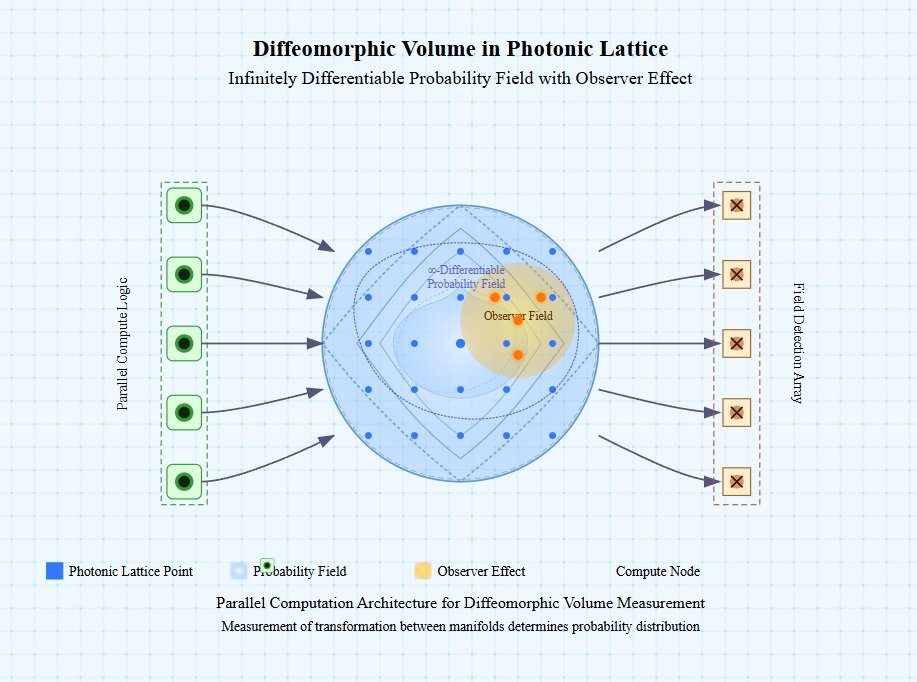
#> input picture GqI7ypXbcAEfdGT.jpg, 917 x 682 px
$ python -i occlusion.py   (imports and definitions only)
#> lines starting #> are read from the running program, lines starting #| are printed output that depends on the picture; after the words box and inside, x2 and y2 are one past the last pixel; in counts of white or black regions, pixels touching at a corner belong together
#> further down, picture is the input picture: shape (682, 917, 3); mean B, G, R 245.9, 238.5, 227.1
import cv2
import numpy as np
import time
import matplotlib.pyplot as plt
from matplotlib.animation import FuncAnimation
from collections import deque
import threading

# Maximum number of data points to store for the chart
MAX_DATA_POINTS = 100

# Global variables for data sharing between threads
occlusion_data = deque(maxlen=MAX_DATA_POINTS)
timestamps = deque(maxlen=MAX_DATA_POINTS)
running = True
start_time = time.time()

# Define figure and axes as global variables
fig, ax = plt.subplots(figsize=(10, 6))
line, = ax.plot([], [], 'b-', lw=2)

# Window size for moving average of occlusion data
WINDOW_SIZE = 50
averaged_occlusion_data = deque(maxlen=MAX_DATA_POINTS)

# [34 lines left out: function detect_sphere, not called in this run]

def detect_lattice_points(frame):
    """Detect bright points in the frame that could represent a photonic lattice."""
    # Convert to grayscale
    gray = cv2.cvtColor(frame, cv2.COLOR_BGR2GRAY)
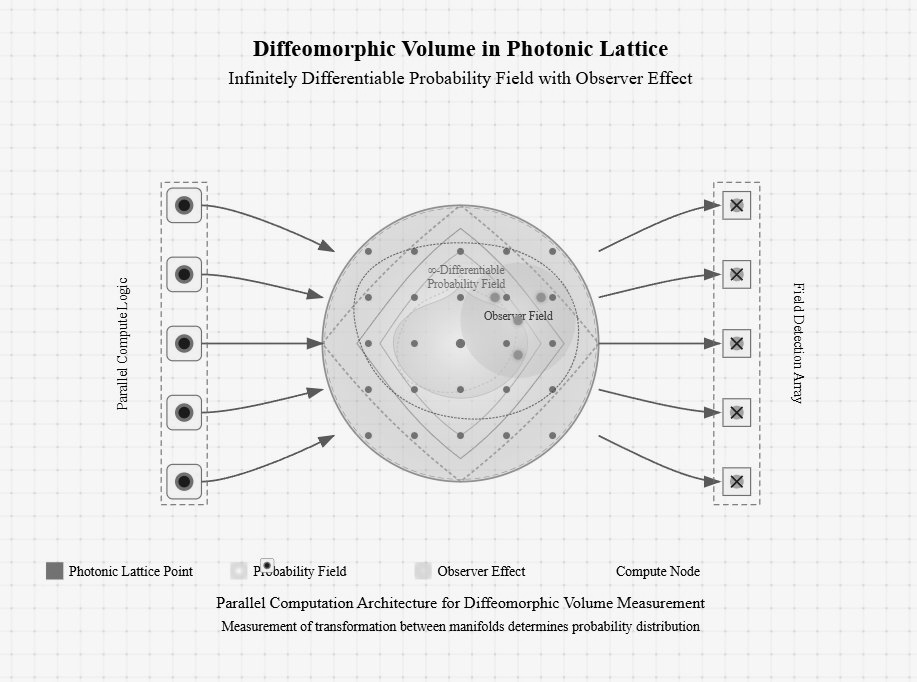
#> gray: shape (682, 917); min 0, max 255, mean 236

    # Apply adaptive thresholding to identify bright spots
    _, thresh = cv2.threshold(gray, 200, 255, cv2.THRESH_BINARY)
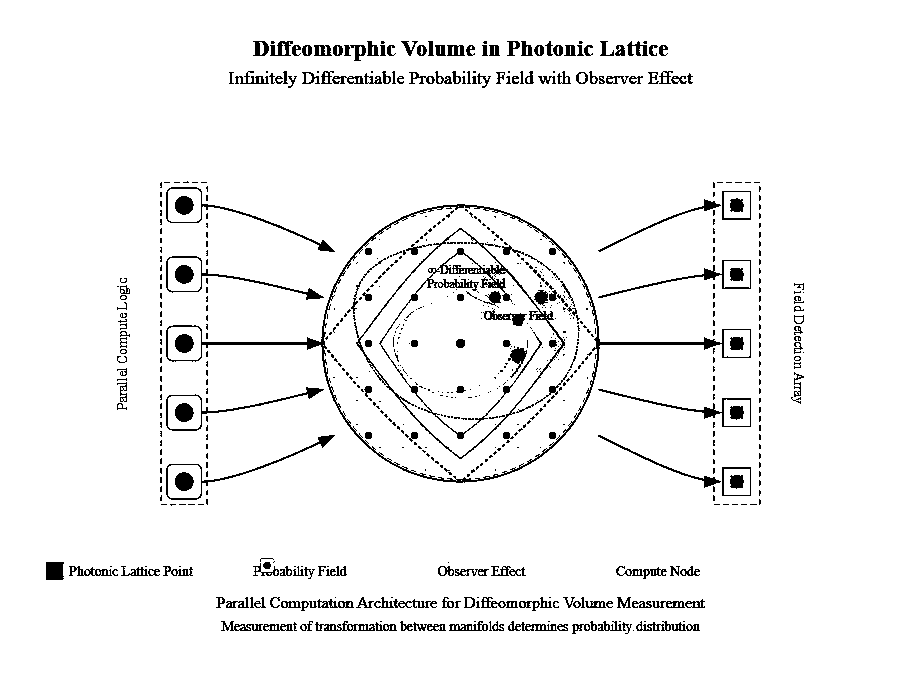
#> thresh: shape (682, 917); 95.2% white; 707 black regions (498 under 20 px), largest, box (x1, y1, x2, y2) and area: (166, 204, 751, 483) 3570, (354, 228, 565, 459) 2947, (166, 187, 335, 252) 577

    # Apply morphological operations to isolate individual points
    kernel = np.ones((3, 3), np.uint8)
    opening = cv2.morphologyEx(thresh, cv2.MORPH_OPEN, kernel, iterations=2)
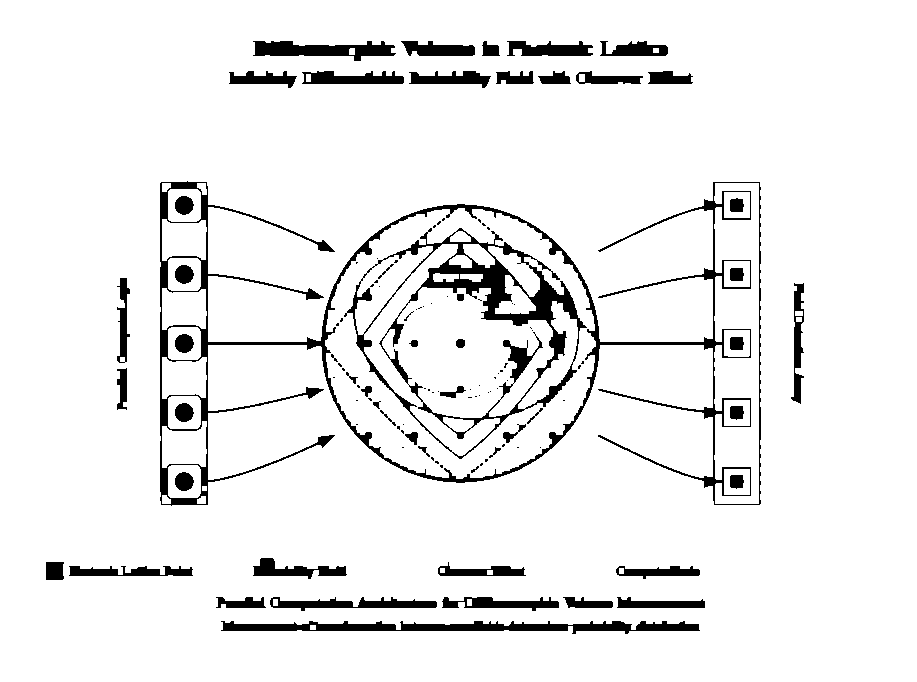
#> opening: shape (682, 917); 92.8% white; 118 black regions (64 under 20 px), largest, box (x1, y1, x2, y2) and area: (160, 181, 761, 506) 12888, (344, 228, 587, 459) 8443, (221, 621, 700, 634) 3442

    # Find contours of bright regions
    contours, _ = cv2.findContours(opening, cv2.RETR_EXTERNAL, cv2.CHAIN_APPROX_SIMPLE)
#> contours = [[[0, 0], [0, 681], [916, 681], [916, 0]]]

    # Extract centers of small contours (likely to be lattice points)
    lattice_points = []
    for contour in contours:
        # Calculate contour area to filter out large objects
        area = cv2.contourArea(contour)
        if area < 100:  # Only consider small bright spots
            M = cv2.moments(contour)
            if M["m00"] != 0:
                cx = int(M["m10"] / M["m00"])
                cy = int(M["m01"] / M["m00"])
                lattice_points.append((cx, cy))
#> this loop made 1 pass
#> (contour, area) on pass 1: ([[0, 0], [0, 681], [916, 681], [916, 0]], 623796)
#> after the loop, lattice_points = []

    return lattice_points

# [219 lines left out: functions calculate_occlusion, run_video_processing, init_chart, update_chart, main, not called in this run]

# [2 lines not run here, left out]

>>> import cv2
>>> picture = cv2.imread('GqI7ypXbcAEfdGT.jpg')
>>> result = detect_lattice_points(picture)
#> result = []
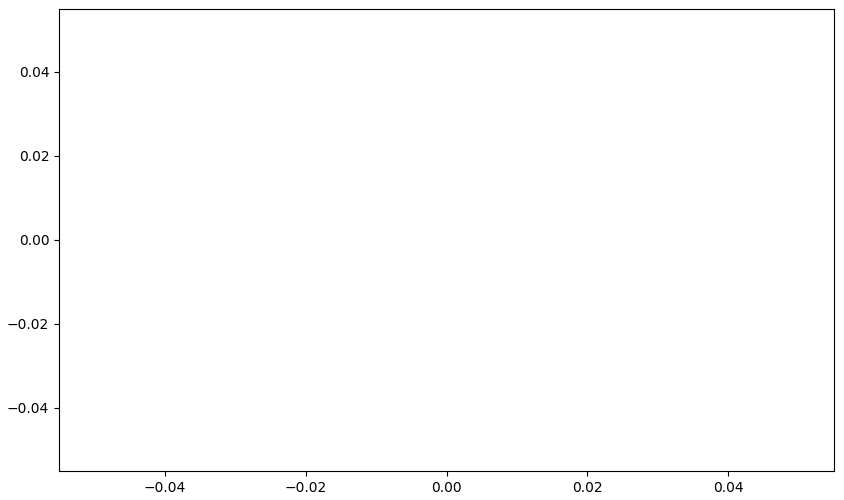
#> figure drawn by matplotlib, 1 panel

$ run again, on GqJHzrzbIAAcJWj.jpg
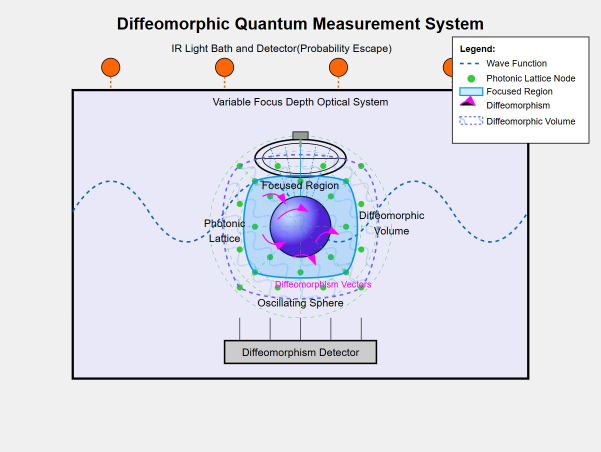
#> input picture GqJHzrzbIAAcJWj.jpg, 1201 x 903 px (shown at 1/2 size)
#> picture is the input picture: shape (903, 1201, 3); mean B, G, R 233.9, 225, 224.6
#> in detect_lattice_points, `_, thresh = cv2.threshold(gray, 200, 255, cv2.THRESH_BINARY)`:
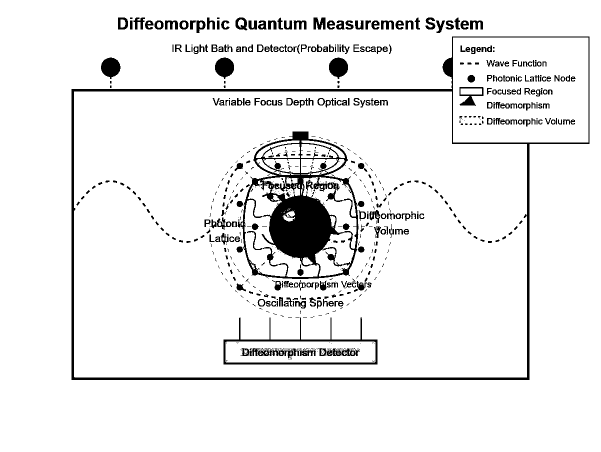
#> thresh: shape (903, 1201) (shown at 1/2 size); 92.8% white; 699 black regions (343 under 20 px), largest, box (x1, y1, x2, y2) and area: (475, 263, 717, 558) 23351, (143, 73, 1179, 760) 16412, (447, 635, 755, 729) 3332
#> in detect_lattice_points, `opening = cv2.morphologyEx(thresh, cv2.MORPH_OPEN, kernel, iterations=2)`:
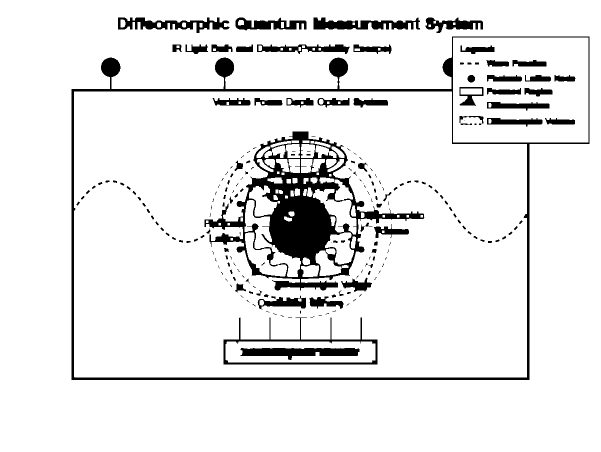
#> opening: shape (903, 1201) (shown at 1/2 size); 91.2% white; 206 black regions (75 under 20 px), largest, box (x1, y1, x2, y2) and area: (409, 263, 849, 582) 33865, (143, 73, 1179, 760) 20176, (480, 696, 719, 720) 3607
#> contours = [[[0, 0], [0, 902], [1200, 902], [1200, 0]]]
#> the loop in detect_lattice_points, `for contour in contours:` made 1 pass
#> (contour, area) on pass 1: ([[0, 0], [0, 902], [1200, 902], [1200, 0]], 1082400)
#> after the loop in detect_lattice_points, `for contour in contours:`: lattice_points = []

$ run again, on Go5Li3xagAAFLAg.png
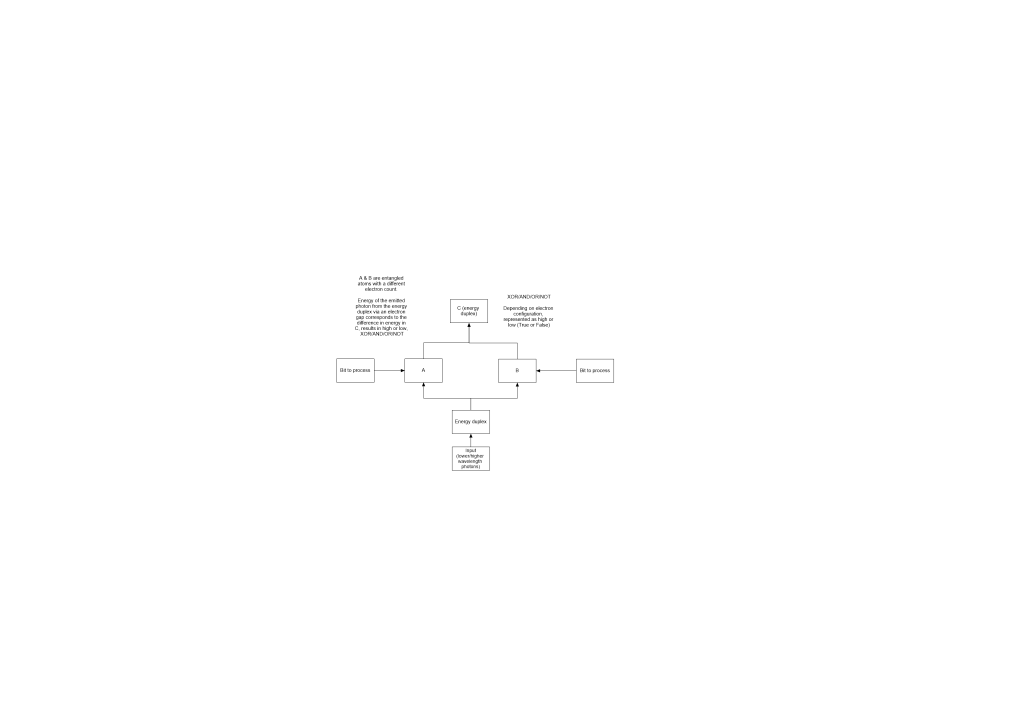
#> input picture Go5Li3xagAAFLAg.png, 3028 x 2138 px (shown at 1/3 size)
#> picture is the input picture: shape (2138, 3028, 3); min 0, max 255, mean 254.5
#> thresh: shape (2138, 3028); 99.7% white; black in thin lines or dots, all inside (x1, y1, x2, y2) = (1009, 828, 1842, 1412)
#> in detect_lattice_points, `opening = cv2.morphologyEx(thresh, cv2.MORPH_OPEN, kernel, iterations=2)`:
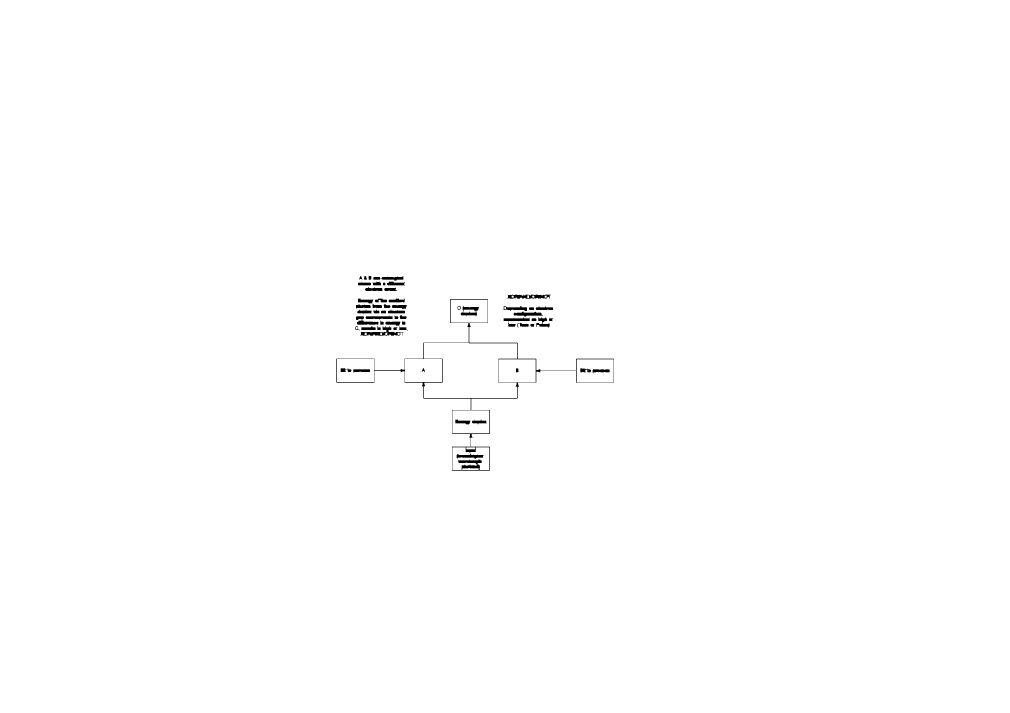
#> opening: shape (2138, 3028) (shown at 1/3 size); 99.6% white; 56 black regions, largest, box (x1, y1, x2, y2) and area: (1009, 897, 1842, 1412) 8232, (1081, 979, 1211, 1007) 1316, (1522, 884, 1652, 896) 1132
#> contours = [[[0, 0], [0, 2137], [3027, 2137], [3027, 0]]]
#> the loop in detect_lattice_points, `for contour in contours:` made 1 pass
#> (contour, area) on pass 1: ([[0, 0], [0, 2137], [3027, 2137], [3027, 0]], 6468699)
#> after the loop in detect_lattice_points, `for contour in contours:`: lattice_points = []
